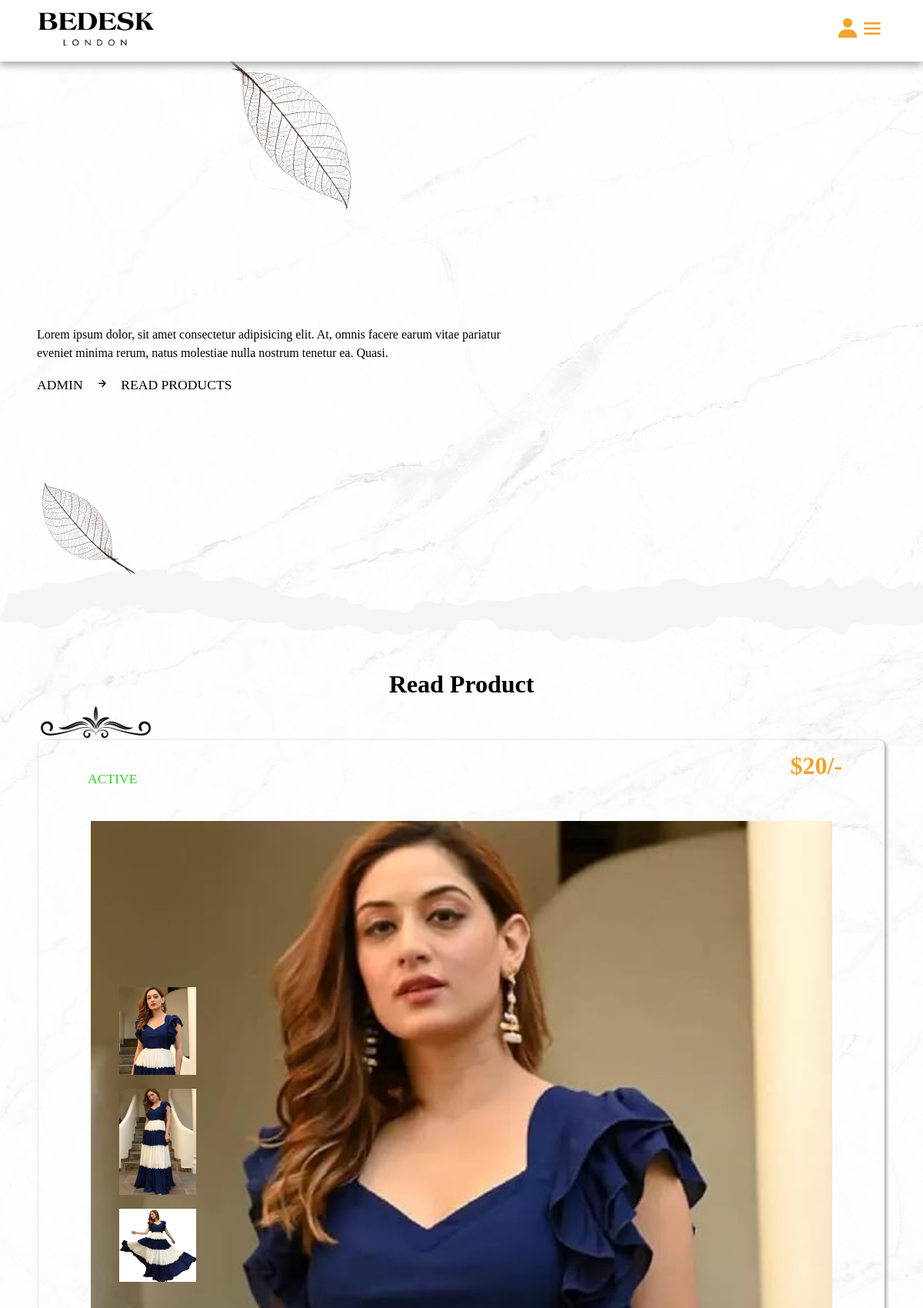
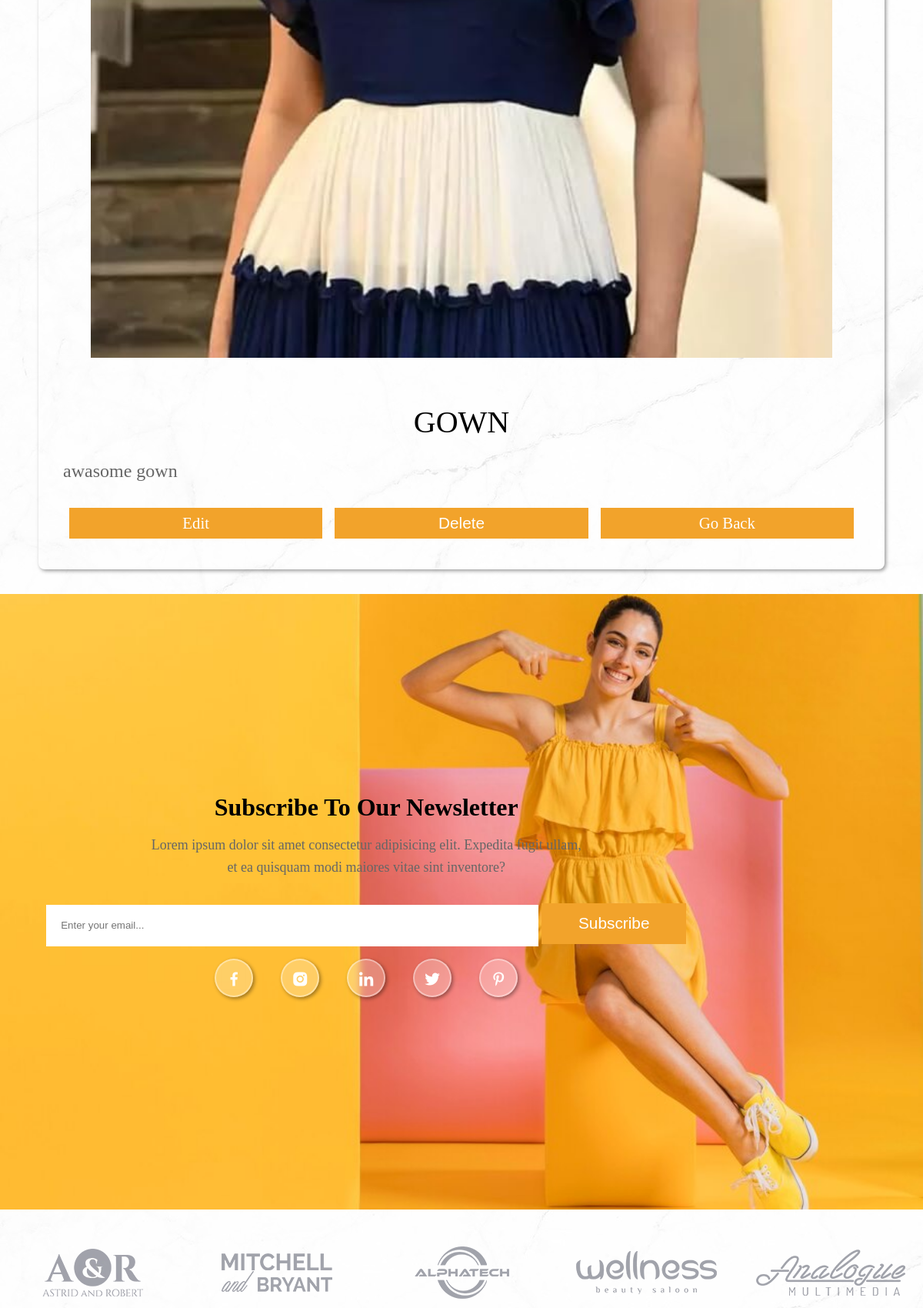
Screenshot of /admin/read_product.php?post_id=Q8DA66WFXuUAnSVWtShM (signed in, upper part) with the database file from the repository (2 pictures, top to bottom).
### tables this page shows
CREATE TABLE `products` (
  `id` varchar(20) NOT NULL,
  `seller_id` varchar(20) NOT NULL,
  `name` varchar(50) NOT NULL,
  `price` varchar(255) NOT NULL,
  `category` varchar(100) NOT NULL,
  `thumb_one` varchar(255) NOT NULL,
  `thumb_two` varchar(100) NOT NULL,
  `thumb_three` varchar(100) NOT NULL,
  `stock` int(100) NOT NULL,
  `product_detail` text NOT NULL,
  `status` varchar(100) NOT NULL
);

### admin/read_product.php (the view, shortened to what this page needs)
<?php
	include '../components/connect.php';
    $get_id = $_GET['post_id'];
?>
<!DOCTYPE html>
<html>
<head>
   	<link href='https://unpkg.com/boxicons@2.1.2/css/boxicons.min.css' rel='stylesheet'>
   	<link rel="stylesheet" type="text/css" href="../css/admin_style.css?v=<?php echo time(); ?>">
</head>
<body>
	<?php include '../components/admin_header.php'; ?>
    <div class="banner">
        <div class="detail">
            <h1>read products</h1>
            <p>Lorem ipsum dolor, sit amet consectetur adipisicing elit. At, omnis facere earum vitae pariatur <br>eveniet minima rerum, natus molestiae nulla nostrum tenetur ea. Quasi.</p>
            <span><a href="dashboard.php">admin</a><i class="bx bx-right-arrow-alt"></i>read products</span>
        </div>
    </div>
    <div class="line2"></div>
    <div class="read_products">
        <div class="heading">
            <h1>read product</h1>
            <img src="../image/separator.png" alt="">
        </div>
        <div class="container">
            <?php
                $select_product = $conn->prepare("SELECT * FROM `products` WHERE id = ?");
                $select_product->execute([$get_id]);
                if ($select_product->rowCount() > 0) {
                    while($fetch_product = $select_product->fetch(PDO::FETCH_ASSOC)){
            ?>
            <form action="" method="post" class="box">
                <div class="status" style="color: <?php if($fetch_product['status'] == 'active'){echo "limegreen";}else{echo "red";} ?>"><?= $fetch_product['status']; ?></div>
                <div class="product_slider">
                    <div>
                        <img id="featuredImage" class="slider-featuredImage" src="../uploaded_files/<?= $fetch_product['thumb_one']; ?>" alt="">
                    </div>
                    <div class="slider-thumbnails">
                        <a href="../uploaded_files/<?= $fetch_product['thumb_one']; ?>" class="slider-thumbnail active">
                            <img src="../uploaded_files/<?= $fetch_product['thumb_one']; ?>" alt="">
                        </a>
                        <a href="../uploaded_files/<?= $fetch_product['thumb_two']; ?>" class="slider-thumbnail">
                            <img src="../uploaded_files/<?= $fetch_product['thumb_two']; ?>" alt="">
                        </a>
                        <a href="../uploaded_files/<?= $fetch_product['thumb_three']; ?>" class="slider-thumbnail">
                            <img src="../uploaded_files/<?= $fetch_product['thumb_three']; ?>" alt="">
                        </a>
                    </div>
                </div>
                <p class="price">$<?= $fetch_product['price']; ?>/-</p>
                <div class="title"><?= $fetch_product['name']; ?></div>
                <div class="content"><?= $fetch_product['product_detail']; ?></div>
                <div class="flex-btn">
                    <a href="edit_product.php?id=<?= $fetch_product['id']; ?>" class="btn">edit</a>
                    <button type="submit" name="delete" onclick="return confirm('delete this product');" class="btn">delete</button>
                    <a href="view_product.php?post_id=<?= $fetch_product['id']; ?>" class="btn">go back</a>
                </div>
            </form>
            <?php
                    }
                }else{
                    echo '
                        <div class="empty">
                            <p>no products added yet! <br> <a href="add_product.php" class="btn" style="margin-top: 1rem;">add product</a></p>
                        </div>
                    ';
                }
            ?>
        </div>
    </div>
	<?php include '../components/admin_footer.php'; ?>
</body>
</html>

### css/admin_style.css (style rules this page uses)
* { margin: 0; box-sizing: border-box; padding: 0; outline: none; text-decoration: none; list-style: none; }
:root { --main-color: #f2a32b; --pink-color: #fdc631; --white-alfa-40: rgba(255, 255, 255, 0.4); --white-alfa-25: rgba(255, 255, 255, 0.25); --backdrop-filter: blur(5px); --padding: 5vh 15px; --box-shadow: 2px 2px 5px rgba(0, 0, 0, 0.4); }
body { background-image: url('../image/body.jpg'); }
html { scroll-behavior: smooth; }
button, input { border: none; }
.btn { display: inline-block; padding: .5rem 3rem; margin-top: 1rem; background-color: var(--main-color); color: #fff; cursor: pointer; text-align: center; position: relative; z-index: 100; font-size: 1.3rem; text-transform: capitalize; }
.btn:before { position: absolute; content: ''; width: 100%; height: 0; background-color: #000; left: 0; top: 0; transition: .5s; z-index: -10; }
.line2 { background-image: url('../image/3.png'); width: 100%; height: 100px; margin-top: -2.8rem; }
.heading { text-align: center; list-style: 1.7; }
.heading h1 { font-size: 2rem; text-transform: capitalize; }
.heading img { margin-top: 0.5rem; width: 150px !important; }
.flex-btn { display: flex; justify-content: space-between; }
.flex-btn .btn { margin: 0.5rem; }
.banner { margin-top: 4rem; width: 100%; height: 90vh; display: flex; align-items: center; background-position: center; background-size: cover; animation: banner 4s infinite alternate; }
.banner .detail { padding-left: 4%; line-height: 1.5; }
.banner .detail p { font-size: 16px; margin-block: 1rem; }
.banner .detail span { text-transform: uppercase; font-size: 1.1rem; margin-top: 1rem; }
.banner .detail a { color: #000; }
.banner .detail span i { margin: 0 1rem; }
.banner .detail h1 { font-size: 3rem; color: #fff; text-transform: capitalize; }
.read_products { display: flex; flex-direction: column; border-radius: .5rem; max-width: 1100px; margin: 2rem auto; }
.read_products .product_slider { padding: 2rem; position: relative; }
.read_products img { width: 100%; display: block; }
.slider-featuredImage { padding: 4px; }
.slider-thumbnails { position: absolute; left: 7%; top: 20%; width: 100%; }
.slider-thumbnail { margin: 0.2rem; cursor: pointer; }
.slider-thumbnail img { width: 100px; }
.read_products .box { width: 100%; border-radius: .5rem; padding: 2rem; box-shadow: var(--box-shadow); position: relative; }
.read_products .box .status { border-radius: .5rem; padding: .5rem 2rem; font-size: 1.1rem; display: inline-block; text-transform: uppercase; }
.read_products .box .price { position: absolute; top: 1%; right: 5%; font-weight: bold; color: var(--main-color); font-size: 2rem; }
.read_products .box .title { font-size: 2.5rem; margin-top: 1.5rem; text-transform: uppercase; text-align: center; }
.read_products .box .content { line-height: 2; color: #666; padding: 1rem 0; font-size: 1.5rem; }
.read_products .box .flex-btn { justify-content: space-between; }
.read_products .box .flex-btn .btn { width: 33%; text-align: center; }

### rows the page displays
products: status "ACTIVE", thumb_one (picture), thumb_two (picture), thumb_three (picture), price "20", name "GOWN", product_detail "awasome gown"
